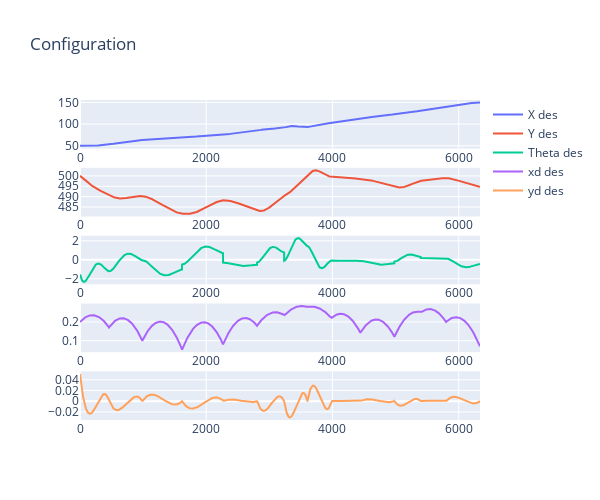

Source (notebook cell):
### Markdown cell above
## Plotting

### Code cell
evaluate.plot_stuff()

### Figure 1 — Plotly figure (JSON) as saved in the notebook; plotly's stock layout.template omitted (floating-point values rounded to 4 significant figures; data arrays with more than 128 entries replaced by an {"elided": "..."} marker saying what was removed)
{"data": [{"name": "X des", "type": "scatter", "x": {"elided": "6337 float values"}, "xaxis": "x", "y": {"elided": "6337 float values"}, "yaxis": "y"}, {"name": "Y des", "type": "scatter", "x": {"elided": "6337 float values"}, "xaxis": "x2", "y": {"elided": "6337 float values"}, "yaxis": "y2"}, {"name": "Theta des", "type": "scatter", "x": {"elided": "6337 float values"}, "xaxis": "x3", "y": {"elided": "6337 float values"}, "yaxis": "y3"}, {"name": "xd des", "type": "scatter", "x": {"elided": "6337 float values"}, "xaxis": "x4", "y": {"elided": "6337 float values"}, "yaxis": "y4"}, {"name": "yd des", "type": "scatter", "x": {"elided": "6337 float values"}, "xaxis": "x5", "y": {"elided": "6337 float values"}, "yaxis": "y5"}], "layout": {"height": 500, "title": {"text": "Configuration"}, "width": 600, "xaxis": {"anchor": "y", "domain": [0, 1]}, "xaxis2": {"anchor": "y2", "domain": [0, 1]}, "xaxis3": {"anchor": "y3", "domain": [0, 1]}, "xaxis4": {"anchor": "y4", "domain": [0, 1]}, "xaxis5": {"anchor": "y5", "domain": [0, 1]}, "yaxis": {"anchor": "x", "domain": [0.848, 1]}, "yaxis2": {"anchor": "x2", "domain": [0.636, 0.788]}, "yaxis3": {"anchor": "x3", "domain": [0.424, 0.576]}, "yaxis4": {"anchor": "x4", "domain": [0.212, 0.364]}, "yaxis5": {"anchor": "x5", "domain": [0, 0.152]}}}
